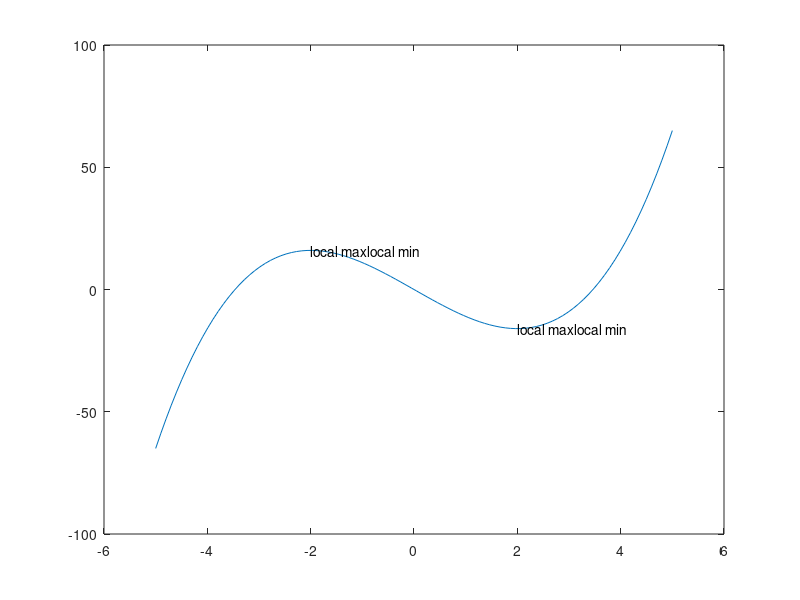

Write MATLAB code to recreate this figure.
clc; clear;

x = linspace(-5,5);
y = x.^3-12*x;
plot(x,y)

xt = [-2 2];
yt = [16 -16];
str = ['local max','local min'];
text(xt,yt,str)